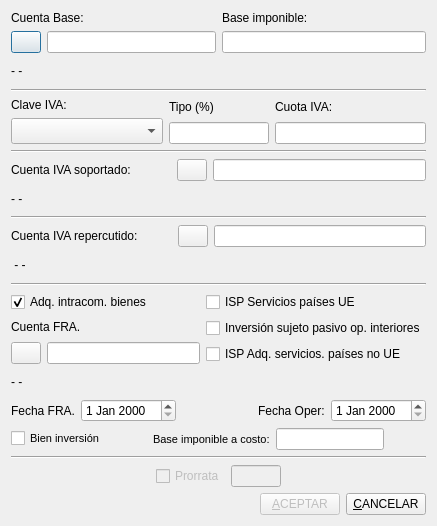
<?xml version="1.0" encoding="UTF-8"?>
<ui version="4.0">
 <author>José Manuel Díez Botella</author>
 <class>aib</class>
 <widget class="QDialog" name="aib">
  <property name="enabled">
   <bool>true</bool>
  </property>
  <property name="geometry">
   <rect>
    <x>0</x>
    <y>0</y>
    <width>437</width>
    <height>526</height>
   </rect>
  </property>
  <property name="windowTitle">
   <string>IVA - AIB / Inversión sujeto pasivo</string>
  </property>
  <layout class="QVBoxLayout" name="verticalLayout_2">
   <item>
    <layout class="QHBoxLayout">
     <property name="spacing">
      <number>6</number>
     </property>
     <property name="leftMargin">
      <number>0</number>
     </property>
     <property name="topMargin">
      <number>0</number>
     </property>
     <property name="rightMargin">
      <number>0</number>
     </property>
     <property name="bottomMargin">
      <number>0</number>
     </property>
     <item>
      <layout class="QVBoxLayout">
       <property name="spacing">
        <number>6</number>
       </property>
       <property name="leftMargin">
        <number>0</number>
       </property>
       <property name="topMargin">
        <number>0</number>
       </property>
       <property name="rightMargin">
        <number>0</number>
       </property>
       <property name="bottomMargin">
        <number>0</number>
       </property>
       <item>
        <widget class="QLabel" name="textLabel1">
         <property name="font">
          <font>
           <pointsize>9</pointsize>
          </font>
         </property>
         <property name="lineWidth">
          <number>1</number>
         </property>
         <property name="text">
          <string>Cuenta Base:</string>
         </property>
         <property name="wordWrap">
          <bool>false</bool>
         </property>
        </widget>
       </item>
       <item>
        <layout class="QHBoxLayout">
         <property name="spacing">
          <number>6</number>
         </property>
         <property name="leftMargin">
          <number>0</number>
         </property>
         <property name="topMargin">
          <number>0</number>
         </property>
         <property name="rightMargin">
          <number>0</number>
         </property>
         <property name="bottomMargin">
          <number>0</number>
         </property>
         <item>
          <widget class="QPushButton" name="ctabasepushButton">
           <property name="minimumSize">
            <size>
             <width>20</width>
             <height>20</height>
            </size>
           </property>
           <property name="maximumSize">
            <size>
             <width>30</width>
             <height>30</height>
            </size>
           </property>
           <property name="text">
            <string/>
           </property>
           <property name="icon">
            <iconset resource="keme.qrc">
             <normaloff>:/iconos/graf/viewer.xpm</normaloff>:/iconos/graf/viewer.xpm</iconset>
           </property>
          </widget>
         </item>
         <item>
          <widget class="QLineEdit" name="CtabaselineEdit">
           <property name="maxLength">
            <number>40</number>
           </property>
          </widget>
         </item>
        </layout>
       </item>
      </layout>
     </item>
     <item>
      <layout class="QVBoxLayout">
       <property name="spacing">
        <number>6</number>
       </property>
       <property name="leftMargin">
        <number>0</number>
       </property>
       <property name="topMargin">
        <number>0</number>
       </property>
       <property name="rightMargin">
        <number>0</number>
       </property>
       <property name="bottomMargin">
        <number>0</number>
       </property>
       <item>
        <widget class="QLabel" name="textLabel2">
         <property name="font">
          <font>
           <pointsize>9</pointsize>
          </font>
         </property>
         <property name="text">
          <string>Base imponible:</string>
         </property>
         <property name="wordWrap">
          <bool>false</bool>
         </property>
        </widget>
       </item>
       <item>
        <widget class="QLineEdit" name="baselineEdit"/>
       </item>
      </layout>
     </item>
    </layout>
   </item>
   <item>
    <widget class="QLabel" name="basetextLabel">
     <property name="text">
      <string>- -</string>
     </property>
     <property name="wordWrap">
      <bool>false</bool>
     </property>
    </widget>
   </item>
   <item>
    <widget class="Line" name="line1">
     <property name="frameShape">
      <enum>QFrame::HLine</enum>
     </property>
     <property name="frameShadow">
      <enum>QFrame::Sunken</enum>
     </property>
     <property name="orientation">
      <enum>Qt::Horizontal</enum>
     </property>
    </widget>
   </item>
   <item>
    <layout class="QHBoxLayout">
     <property name="spacing">
      <number>6</number>
     </property>
     <property name="leftMargin">
      <number>0</number>
     </property>
     <property name="topMargin">
      <number>0</number>
     </property>
     <property name="rightMargin">
      <number>0</number>
     </property>
     <property name="bottomMargin">
      <number>0</number>
     </property>
     <item>
      <layout class="QVBoxLayout">
       <property name="spacing">
        <number>6</number>
       </property>
       <property name="leftMargin">
        <number>0</number>
       </property>
       <property name="topMargin">
        <number>0</number>
       </property>
       <property name="rightMargin">
        <number>0</number>
       </property>
       <property name="bottomMargin">
        <number>0</number>
       </property>
       <item>
        <widget class="QLabel" name="TextLabel3">
         <property name="font">
          <font>
           <pointsize>9</pointsize>
          </font>
         </property>
         <property name="text">
          <string>Clave IVA:</string>
         </property>
         <property name="wordWrap">
          <bool>false</bool>
         </property>
        </widget>
       </item>
       <item>
        <widget class="QComboBox" name="ClaveivacomboBox">
         <property name="sizePolicy">
          <sizepolicy hsizetype="Expanding" vsizetype="Fixed">
           <horstretch>0</horstretch>
           <verstretch>0</verstretch>
          </sizepolicy>
         </property>
         <property name="font">
          <font>
           <pointsize>11</pointsize>
          </font>
         </property>
         <property name="sizeAdjustPolicy">
          <enum>QComboBox::AdjustToMinimumContentsLength</enum>
         </property>
        </widget>
       </item>
      </layout>
     </item>
     <item>
      <layout class="QVBoxLayout">
       <property name="spacing">
        <number>6</number>
       </property>
       <property name="leftMargin">
        <number>0</number>
       </property>
       <property name="topMargin">
        <number>0</number>
       </property>
       <property name="rightMargin">
        <number>0</number>
       </property>
       <property name="bottomMargin">
        <number>0</number>
       </property>
       <item>
        <widget class="QLabel" name="textLabel6">
         <property name="sizePolicy">
          <sizepolicy hsizetype="Minimum" vsizetype="Preferred">
           <horstretch>0</horstretch>
           <verstretch>0</verstretch>
          </sizepolicy>
         </property>
         <property name="maximumSize">
          <size>
           <width>100</width>
           <height>32767</height>
          </size>
         </property>
         <property name="font">
          <font>
           <pointsize>9</pointsize>
          </font>
         </property>
         <property name="text">
          <string>Tipo (%)</string>
         </property>
         <property name="wordWrap">
          <bool>false</bool>
         </property>
        </widget>
       </item>
       <item>
        <widget class="QLineEdit" name="TipolineEdit">
         <property name="minimumSize">
          <size>
           <width>90</width>
           <height>0</height>
          </size>
         </property>
         <property name="maximumSize">
          <size>
           <width>100</width>
           <height>32767</height>
          </size>
         </property>
         <property name="text">
          <string/>
         </property>
         <property name="readOnly">
          <bool>true</bool>
         </property>
        </widget>
       </item>
      </layout>
     </item>
     <item>
      <layout class="QVBoxLayout">
       <property name="spacing">
        <number>6</number>
       </property>
       <property name="leftMargin">
        <number>0</number>
       </property>
       <property name="topMargin">
        <number>0</number>
       </property>
       <property name="rightMargin">
        <number>0</number>
       </property>
       <property name="bottomMargin">
        <number>0</number>
       </property>
       <item>
        <widget class="QLabel" name="textLabel7">
         <property name="font">
          <font>
           <pointsize>9</pointsize>
          </font>
         </property>
         <property name="text">
          <string>Cuota IVA:</string>
         </property>
         <property name="wordWrap">
          <bool>false</bool>
         </property>
        </widget>
       </item>
       <item>
        <widget class="QLineEdit" name="CuotalineEdit">
         <property name="minimumSize">
          <size>
           <width>140</width>
           <height>0</height>
          </size>
         </property>
         <property name="readOnly">
          <bool>true</bool>
         </property>
        </widget>
       </item>
      </layout>
     </item>
    </layout>
   </item>
   <item>
    <widget class="Line" name="line3_2">
     <property name="frameShape">
      <enum>QFrame::HLine</enum>
     </property>
     <property name="frameShadow">
      <enum>QFrame::Sunken</enum>
     </property>
     <property name="orientation">
      <enum>Qt::Horizontal</enum>
     </property>
    </widget>
   </item>
   <item>
    <layout class="QHBoxLayout">
     <property name="spacing">
      <number>6</number>
     </property>
     <property name="leftMargin">
      <number>0</number>
     </property>
     <property name="topMargin">
      <number>0</number>
     </property>
     <property name="rightMargin">
      <number>0</number>
     </property>
     <property name="bottomMargin">
      <number>0</number>
     </property>
     <item>
      <widget class="QLabel" name="textLabel4">
       <property name="minimumSize">
        <size>
         <width>160</width>
         <height>0</height>
        </size>
       </property>
       <property name="font">
        <font>
         <pointsize>9</pointsize>
        </font>
       </property>
       <property name="text">
        <string>Cuenta IVA soportado:</string>
       </property>
       <property name="wordWrap">
        <bool>false</bool>
       </property>
      </widget>
     </item>
     <item>
      <widget class="QPushButton" name="ctaivapushButton">
       <property name="minimumSize">
        <size>
         <width>20</width>
         <height>20</height>
        </size>
       </property>
       <property name="maximumSize">
        <size>
         <width>30</width>
         <height>30</height>
        </size>
       </property>
       <property name="text">
        <string/>
       </property>
       <property name="icon">
        <iconset resource="keme.qrc">
         <normaloff>:/iconos/graf/viewer.xpm</normaloff>:/iconos/graf/viewer.xpm</iconset>
       </property>
      </widget>
     </item>
     <item>
      <widget class="QLineEdit" name="CtaivalineEdit">
       <property name="maxLength">
        <number>40</number>
       </property>
      </widget>
     </item>
    </layout>
   </item>
   <item>
    <widget class="QLabel" name="ivatextLabel">
     <property name="sizePolicy">
      <sizepolicy hsizetype="Expanding" vsizetype="Preferred">
       <horstretch>0</horstretch>
       <verstretch>0</verstretch>
      </sizepolicy>
     </property>
     <property name="text">
      <string>- -</string>
     </property>
     <property name="wordWrap">
      <bool>false</bool>
     </property>
    </widget>
   </item>
   <item>
    <widget class="Line" name="line3_3">
     <property name="frameShape">
      <enum>QFrame::HLine</enum>
     </property>
     <property name="frameShadow">
      <enum>QFrame::Sunken</enum>
     </property>
     <property name="orientation">
      <enum>Qt::Horizontal</enum>
     </property>
    </widget>
   </item>
   <item>
    <layout class="QHBoxLayout">
     <property name="spacing">
      <number>6</number>
     </property>
     <property name="leftMargin">
      <number>0</number>
     </property>
     <property name="topMargin">
      <number>0</number>
     </property>
     <property name="rightMargin">
      <number>0</number>
     </property>
     <property name="bottomMargin">
      <number>0</number>
     </property>
     <item>
      <widget class="QLabel" name="textLabel1_2">
       <property name="minimumSize">
        <size>
         <width>161</width>
         <height>0</height>
        </size>
       </property>
       <property name="font">
        <font>
         <pointsize>9</pointsize>
        </font>
       </property>
       <property name="text">
        <string>Cuenta IVA repercutido:</string>
       </property>
       <property name="wordWrap">
        <bool>false</bool>
       </property>
      </widget>
     </item>
     <item>
      <widget class="QPushButton" name="reppushButton">
       <property name="minimumSize">
        <size>
         <width>20</width>
         <height>20</height>
        </size>
       </property>
       <property name="maximumSize">
        <size>
         <width>30</width>
         <height>30</height>
        </size>
       </property>
       <property name="text">
        <string/>
       </property>
       <property name="icon">
        <iconset resource="keme.qrc">
         <normaloff>:/iconos/graf/viewer.xpm</normaloff>:/iconos/graf/viewer.xpm</iconset>
       </property>
      </widget>
     </item>
     <item>
      <widget class="QLineEdit" name="cuentareperlineEdit">
       <property name="maxLength">
        <number>40</number>
       </property>
      </widget>
     </item>
    </layout>
   </item>
   <item>
    <widget class="QLabel" name="reptextLabel">
     <property name="sizePolicy">
      <sizepolicy hsizetype="Expanding" vsizetype="Preferred">
       <horstretch>0</horstretch>
       <verstretch>0</verstretch>
      </sizepolicy>
     </property>
     <property name="text">
      <string> - -</string>
     </property>
     <property name="wordWrap">
      <bool>false</bool>
     </property>
    </widget>
   </item>
   <item>
    <widget class="Line" name="line3">
     <property name="frameShape">
      <enum>QFrame::HLine</enum>
     </property>
     <property name="frameShadow">
      <enum>QFrame::Sunken</enum>
     </property>
     <property name="orientation">
      <enum>Qt::Horizontal</enum>
     </property>
    </widget>
   </item>
   <item>
    <layout class="QHBoxLayout" name="horizontalLayout">
     <item>
      <layout class="QVBoxLayout">
       <property name="spacing">
        <number>6</number>
       </property>
       <property name="leftMargin">
        <number>0</number>
       </property>
       <property name="topMargin">
        <number>0</number>
       </property>
       <property name="rightMargin">
        <number>0</number>
       </property>
       <property name="bottomMargin">
        <number>0</number>
       </property>
       <item>
        <widget class="QCheckBox" name="aibcheckBox">
         <property name="text">
          <string>Adq. intracom. bienes</string>
         </property>
         <property name="checked">
          <bool>true</bool>
         </property>
        </widget>
       </item>
       <item>
        <widget class="QLabel" name="textLabel8">
         <property name="font">
          <font>
           <pointsize>9</pointsize>
          </font>
         </property>
         <property name="text">
          <string>Cuenta FRA.</string>
         </property>
         <property name="wordWrap">
          <bool>false</bool>
         </property>
        </widget>
       </item>
       <item>
        <layout class="QHBoxLayout">
         <property name="spacing">
          <number>6</number>
         </property>
         <property name="leftMargin">
          <number>0</number>
         </property>
         <property name="topMargin">
          <number>0</number>
         </property>
         <property name="rightMargin">
          <number>0</number>
         </property>
         <property name="bottomMargin">
          <number>0</number>
         </property>
         <item>
          <widget class="QPushButton" name="ctafrapushButton">
           <property name="minimumSize">
            <size>
             <width>20</width>
             <height>20</height>
            </size>
           </property>
           <property name="maximumSize">
            <size>
             <width>30</width>
             <height>30</height>
            </size>
           </property>
           <property name="text">
            <string/>
           </property>
           <property name="icon">
            <iconset resource="keme.qrc">
             <normaloff>:/iconos/graf/viewer.xpm</normaloff>:/iconos/graf/viewer.xpm</iconset>
           </property>
          </widget>
         </item>
         <item>
          <widget class="QLineEdit" name="CtafralineEdit">
           <property name="maxLength">
            <number>40</number>
           </property>
          </widget>
         </item>
        </layout>
       </item>
      </layout>
     </item>
     <item>
      <layout class="QVBoxLayout" name="verticalLayout">
       <item>
        <widget class="QCheckBox" name="autofacturacheckBox">
         <property name="text">
          <string>ISP Servicios países UE</string>
         </property>
        </widget>
       </item>
       <item>
        <widget class="QCheckBox" name="isp_interiorescheckBox">
         <property name="text">
          <string>Inversión sujeto pasivo op. interiores</string>
         </property>
        </widget>
       </item>
       <item>
        <widget class="QCheckBox" name="autofacturaNoUecheckBox">
         <property name="text">
          <string>ISP Adq. servicios. países no UE</string>
         </property>
        </widget>
       </item>
      </layout>
     </item>
    </layout>
   </item>
   <item>
    <widget class="QLabel" name="fratextLabel">
     <property name="text">
      <string>- -</string>
     </property>
     <property name="wordWrap">
      <bool>false</bool>
     </property>
    </widget>
   </item>
   <item>
    <layout class="QHBoxLayout" name="horizontalLayout_2">
     <item>
      <widget class="QLabel" name="textLabel8_2">
       <property name="font">
        <font>
         <pointsize>9</pointsize>
        </font>
       </property>
       <property name="text">
        <string>Fecha FRA.</string>
       </property>
       <property name="wordWrap">
        <bool>false</bool>
       </property>
      </widget>
     </item>
     <item>
      <widget class="QDateEdit" name="FechafradateEdit">
       <property name="calendarPopup">
        <bool>false</bool>
       </property>
       <property name="currentSectionIndex">
        <number>0</number>
       </property>
      </widget>
     </item>
     <item>
      <spacer name="horizontalSpacer">
       <property name="orientation">
        <enum>Qt::Horizontal</enum>
       </property>
       <property name="sizeHint" stdset="0">
        <size>
         <width>18</width>
         <height>20</height>
        </size>
       </property>
      </spacer>
     </item>
     <item>
      <widget class="QLabel" name="textLabel8_3">
       <property name="font">
        <font>
         <pointsize>9</pointsize>
        </font>
       </property>
       <property name="text">
        <string>Fecha Oper:</string>
       </property>
       <property name="wordWrap">
        <bool>false</bool>
       </property>
      </widget>
     </item>
     <item>
      <widget class="QDateEdit" name="fechaoperaciondateEdit"/>
     </item>
    </layout>
   </item>
   <item>
    <layout class="QHBoxLayout" name="horizontalLayout_3">
     <item>
      <widget class="QCheckBox" name="bieninversioncheckBox">
       <property name="font">
        <font>
         <pointsize>8</pointsize>
        </font>
       </property>
       <property name="text">
        <string>Bien inversión</string>
       </property>
      </widget>
     </item>
     <item>
      <spacer name="horizontalSpacer_2">
       <property name="orientation">
        <enum>Qt::Horizontal</enum>
       </property>
       <property name="sizeHint" stdset="0">
        <size>
         <width>13</width>
         <height>20</height>
        </size>
       </property>
      </spacer>
     </item>
     <item>
      <widget class="QLabel" name="label">
       <property name="font">
        <font>
         <pointsize>8</pointsize>
        </font>
       </property>
       <property name="text">
        <string>Base imponible a costo:</string>
       </property>
      </widget>
     </item>
     <item>
      <widget class="QLineEdit" name="bicostelineEdit"/>
     </item>
     <item>
      <spacer name="horizontalSpacer_3">
       <property name="orientation">
        <enum>Qt::Horizontal</enum>
       </property>
       <property name="sizeHint" stdset="0">
        <size>
         <width>18</width>
         <height>20</height>
        </size>
       </property>
      </spacer>
     </item>
    </layout>
   </item>
   <item>
    <widget class="Line" name="line4">
     <property name="frameShape">
      <enum>QFrame::HLine</enum>
     </property>
     <property name="frameShadow">
      <enum>QFrame::Sunken</enum>
     </property>
     <property name="orientation">
      <enum>Qt::Horizontal</enum>
     </property>
    </widget>
   </item>
   <item>
    <layout class="QHBoxLayout">
     <item>
      <spacer>
       <property name="orientation">
        <enum>Qt::Horizontal</enum>
       </property>
       <property name="sizeHint" stdset="0">
        <size>
         <width>40</width>
         <height>20</height>
        </size>
       </property>
      </spacer>
     </item>
     <item>
      <widget class="QCheckBox" name="prorratacheckBox">
       <property name="enabled">
        <bool>false</bool>
       </property>
       <property name="text">
        <string>Prorrata</string>
       </property>
      </widget>
     </item>
     <item>
      <widget class="QLineEdit" name="prorratalineEdit">
       <property name="enabled">
        <bool>false</bool>
       </property>
       <property name="maximumSize">
        <size>
         <width>50</width>
         <height>16777215</height>
        </size>
       </property>
      </widget>
     </item>
     <item>
      <spacer>
       <property name="orientation">
        <enum>Qt::Horizontal</enum>
       </property>
       <property name="sizeHint" stdset="0">
        <size>
         <width>40</width>
         <height>20</height>
        </size>
       </property>
      </spacer>
     </item>
    </layout>
   </item>
   <item>
    <layout class="QHBoxLayout">
     <property name="spacing">
      <number>6</number>
     </property>
     <property name="leftMargin">
      <number>0</number>
     </property>
     <property name="topMargin">
      <number>0</number>
     </property>
     <property name="rightMargin">
      <number>0</number>
     </property>
     <property name="bottomMargin">
      <number>0</number>
     </property>
     <item>
      <spacer>
       <property name="orientation">
        <enum>Qt::Horizontal</enum>
       </property>
       <property name="sizeHint" stdset="0">
        <size>
         <width>40</width>
         <height>20</height>
        </size>
       </property>
      </spacer>
     </item>
     <item>
      <widget class="QPushButton" name="AceptarButton">
       <property name="enabled">
        <bool>false</bool>
       </property>
       <property name="text">
        <string>&amp;ACEPTAR</string>
       </property>
       <property name="shortcut">
        <string>Alt+A</string>
       </property>
      </widget>
     </item>
     <item>
      <widget class="QPushButton" name="CancelarButton">
       <property name="text">
        <string>&amp;CANCELAR</string>
       </property>
       <property name="shortcut">
        <string>Alt+C</string>
       </property>
      </widget>
     </item>
    </layout>
   </item>
  </layout>
 </widget>
 <layoutdefault spacing="6" margin="11"/>
 <tabstops>
  <tabstop>CtabaselineEdit</tabstop>
  <tabstop>baselineEdit</tabstop>
  <tabstop>ClaveivacomboBox</tabstop>
  <tabstop>TipolineEdit</tabstop>
  <tabstop>CuotalineEdit</tabstop>
  <tabstop>CtaivalineEdit</tabstop>
  <tabstop>cuentareperlineEdit</tabstop>
  <tabstop>aibcheckBox</tabstop>
  <tabstop>CtafralineEdit</tabstop>
  <tabstop>autofacturacheckBox</tabstop>
  <tabstop>isp_interiorescheckBox</tabstop>
  <tabstop>autofacturaNoUecheckBox</tabstop>
  <tabstop>FechafradateEdit</tabstop>
  <tabstop>fechaoperaciondateEdit</tabstop>
  <tabstop>bieninversioncheckBox</tabstop>
  <tabstop>bicostelineEdit</tabstop>
  <tabstop>prorratacheckBox</tabstop>
  <tabstop>prorratalineEdit</tabstop>
  <tabstop>ctaivapushButton</tabstop>
  <tabstop>reppushButton</tabstop>
  <tabstop>ctafrapushButton</tabstop>
  <tabstop>AceptarButton</tabstop>
  <tabstop>CancelarButton</tabstop>
  <tabstop>ctabasepushButton</tabstop>
 </tabstops>
 <resources>
  <include location="keme.qrc"/>
 </resources>
 <connections>
  <connection>
   <sender>CancelarButton</sender>
   <signal>clicked()</signal>
   <receiver>aib</receiver>
   <slot>reject()</slot>
   <hints>
    <hint type="sourcelabel">
     <x>20</x>
     <y>20</y>
    </hint>
    <hint type="destinationlabel">
     <x>20</x>
     <y>20</y>
    </hint>
   </hints>
  </connection>
 </connections>
</ui>
